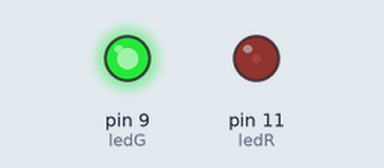
This sketch was run on a simulated Arduino Uno, built with avr-gcc and run on an emulated ATmega328P. On the bench: output pins drawn as LEDs (lit = HIGH). What the sketch prints to the serial monitor is not drawn.

Above: at 0.1 s.
Timing chart, 0 to 1.6 s (numbered marks = the images above):
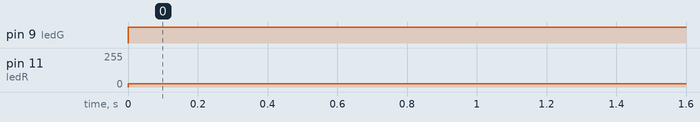

The sketch:

LED_Analog_RGFade.ino
```cpp
/*
  Fade Blink slowly turns on an LED (increase in intensity of voltage over the course of 1 second and
  then turns off slowly over 1 second.  Then repeats.  All done using analog input.
  Turns on an LED on for one second, then off for one second, repeatedly.
 */

// Pin 9 has an LED connected on most Arduino boards.
// give it a name:
int ledG = 9;
int ledR = 11;
int brightnessG = 255;
int brightnessR = 280;
int fade_rateG = 10;
int fade_rateR = -5;

// the setup routine runs once when you press reset:
void setup() {
  // initialize the digital pin as an output.
  pinMode(ledG, OUTPUT);
  pinMode(ledR,OUTPUT);
  Serial.begin(9600);
}

// the loop routine runs over and over again forever:
void loop() {
  analogWrite(ledG,brightnessG);
  analogWrite(ledR,brightnessR);
  Serial.print(brightnessG);
  Serial.println();
  //brightnessG = brightnessG + fade_rateG;
  //brightnessR = brightnessR + fade_rateR;

  if (brightnessG == 0 || brightnessG == -255) {
    fade_rateG = -fade_rateG;
    //brightnessG = brightnessG + fade_rateG;
  }


  if (brightnessR <= 0 || brightnessR >= 255) {
    fade_rateR = -fade_rateR;
   // brightnessR = brightnessR + fade_rateR;
  }

  delay(20);               // wait for 20 milliseconds
}
```

Measured:
- by itself, pin 9 (ledG): LOW → HIGH at 0.00 s
- by itself, pin 11 (ledR): 0/255 → 24/255 at 0.00 s
